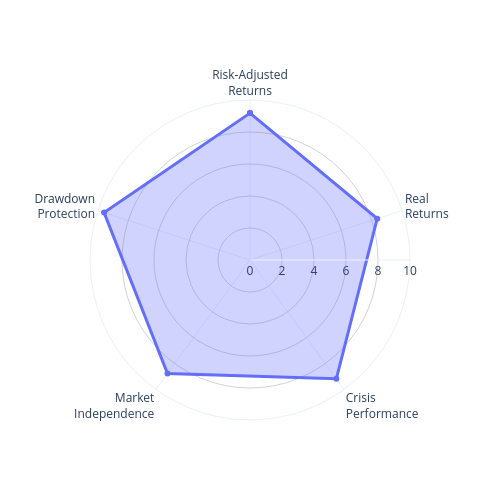
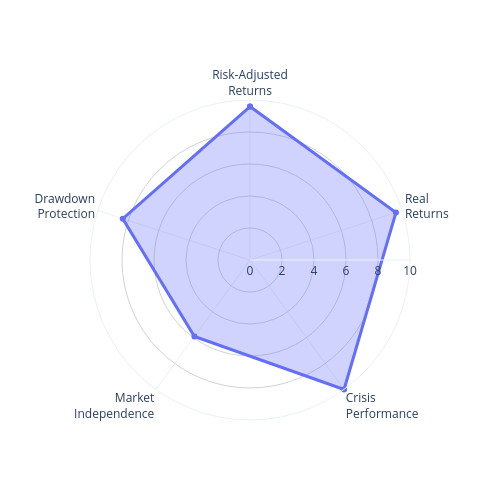
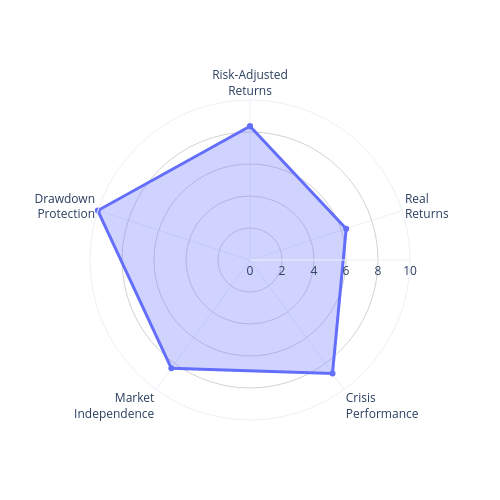
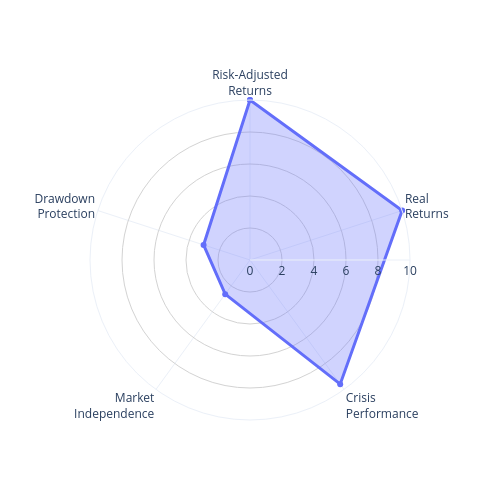

Notebook code cell kept with these figures, in order:
### Code cell
target_tickers = [
    "GLD", 
    "WMT", 
    "DBA", 
    "NVDA", 
    "WEAT"
]

for i in target_tickers:
    create_individual_radar(i, merged)

### Figure 1 — Plotly figure (JSON) as saved in the notebook; plotly's stock layout.template omitted (floating-point values rounded to 4 significant figures)
{"data": [{"fill": "toself", "fillcolor": "rgba(99, 110, 250, 0.3)", "line": {"color": "#636EFA", "width": 3}, "name": "GLD", "r": [9.18, 8.36, 9.18, 8.773, 9.59, 9.18], "theta": ["Risk-Adjusted<br>Returns", "Real<br>Returns", "Crisis<br>Performance", "Market<br>Independence", "Drawdown<br>Protection", "Risk-Adjusted<br>Returns"], "type": "scatterpolar"}], "layout": {"height": 500, "polar": {"angularaxis": {"direction": "clockwise", "rotation": 90}, "radialaxis": {"gridcolor": "lightgrey", "range": [0, 10], "visible": true}}, "width": 500}}

### Figure 2 — Plotly figure (JSON) as saved in the notebook; plotly's stock layout.template omitted (floating-point values rounded to 4 significant figures)
{"data": [{"fill": "toself", "fillcolor": "rgba(99, 110, 250, 0.3)", "line": {"color": "#636EFA", "width": 3}, "name": "WMT", "r": [9.59, 9.59, 10, 5.909, 8.36, 9.59], "theta": ["Risk-Adjusted<br>Returns", "Real<br>Returns", "Crisis<br>Performance", "Market<br>Independence", "Drawdown<br>Protection", "Risk-Adjusted<br>Returns"], "type": "scatterpolar"}], "layout": {"height": 500, "polar": {"angularaxis": {"direction": "clockwise", "rotation": 90}, "radialaxis": {"gridcolor": "lightgrey", "range": [0, 10], "visible": true}}, "width": 500}}

### Figure 3 — Plotly figure (JSON) as saved in the notebook; plotly's stock layout.template omitted (floating-point values rounded to 4 significant figures)
{"data": [{"fill": "toself", "fillcolor": "rgba(99, 110, 250, 0.3)", "line": {"color": "#636EFA", "width": 3}, "name": "DBA", "r": [8.36, 6.32, 8.77, 8.364, 10, 8.36], "theta": ["Risk-Adjusted<br>Returns", "Real<br>Returns", "Crisis<br>Performance", "Market<br>Independence", "Drawdown<br>Protection", "Risk-Adjusted<br>Returns"], "type": "scatterpolar"}], "layout": {"height": 500, "polar": {"angularaxis": {"direction": "clockwise", "rotation": 90}, "radialaxis": {"gridcolor": "lightgrey", "range": [0, 10], "visible": true}}, "width": 500}}

### Figure 4 — Plotly figure (JSON) as saved in the notebook; plotly's stock layout.template omitted (floating-point values rounded to 4 significant figures)
{"data": [{"fill": "toself", "fillcolor": "rgba(99, 110, 250, 0.3)", "line": {"color": "#636EFA", "width": 3}, "name": "NVDA", "r": [10, 10, 9.59, 2.636, 3.05, 10], "theta": ["Risk-Adjusted<br>Returns", "Real<br>Returns", "Crisis<br>Performance", "Market<br>Independence", "Drawdown<br>Protection", "Risk-Adjusted<br>Returns"], "type": "scatterpolar"}], "layout": {"height": 500, "polar": {"angularaxis": {"direction": "clockwise", "rotation": 90}, "radialaxis": {"gridcolor": "lightgrey", "range": [0, 10], "visible": true}}, "width": 500}}
